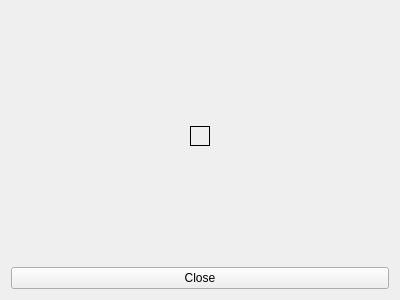
<?xml version="1.0" encoding="UTF-8"?>
<ui version="4.0">
 <class>PixViewerWidget</class>
 <widget class="QWidget" name="PixViewerWidget">
  <property name="geometry">
   <rect>
    <x>0</x>
    <y>0</y>
    <width>400</width>
    <height>300</height>
   </rect>
  </property>
  <property name="windowTitle">
   <string>Form</string>
  </property>
  <layout class="QVBoxLayout" name="verticalLayout">
   <item>
    <layout class="QGridLayout" name="gridLayout">
     <item row="1" column="0">
      <spacer name="horizontalSpacer">
       <property name="orientation">
        <enum>Qt::Horizontal</enum>
       </property>
       <property name="sizeHint" stdset="0">
        <size>
         <width>40</width>
         <height>20</height>
        </size>
       </property>
      </spacer>
     </item>
     <item row="1" column="1" colspan="2">
      <widget class="QLabel" name="label">
       <property name="sizePolicy">
        <sizepolicy hsizetype="Minimum" vsizetype="Minimum">
         <horstretch>0</horstretch>
         <verstretch>0</verstretch>
        </sizepolicy>
       </property>
       <property name="frameShape">
        <enum>QFrame::Box</enum>
       </property>
       <property name="text">
        <string/>
       </property>
      </widget>
     </item>
     <item row="1" column="3">
      <spacer name="horizontalSpacer_2">
       <property name="orientation">
        <enum>Qt::Horizontal</enum>
       </property>
       <property name="sizeHint" stdset="0">
        <size>
         <width>40</width>
         <height>20</height>
        </size>
       </property>
      </spacer>
     </item>
     <item row="0" column="1" colspan="2">
      <spacer name="verticalSpacer_2">
       <property name="orientation">
        <enum>Qt::Vertical</enum>
       </property>
       <property name="sizeHint" stdset="0">
        <size>
         <width>20</width>
         <height>40</height>
        </size>
       </property>
      </spacer>
     </item>
     <item row="2" column="1" colspan="2">
      <spacer name="verticalSpacer">
       <property name="orientation">
        <enum>Qt::Vertical</enum>
       </property>
       <property name="sizeHint" stdset="0">
        <size>
         <width>20</width>
         <height>40</height>
        </size>
       </property>
      </spacer>
     </item>
    </layout>
   </item>
   <item>
    <widget class="QPushButton" name="pushButtonClose">
     <property name="text">
      <string>Close</string>
     </property>
    </widget>
   </item>
  </layout>
 </widget>
 <resources/>
 <connections/>
</ui>
